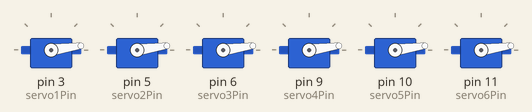
Recording of a sketch running on a simulated Arduino Uno, built with avr-gcc and run on an emulated ATmega328P. On the bench: 6 × servo. At 6.1 s the program stops and its outputs stay as they are.

Above: at 0.65 s.
At 1.27 s:
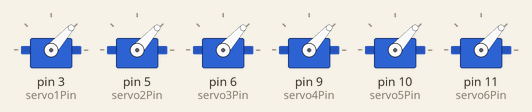
At 2.19 s:
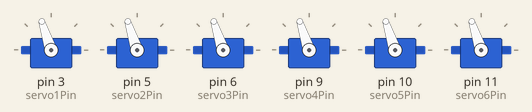
At 2.81 s:
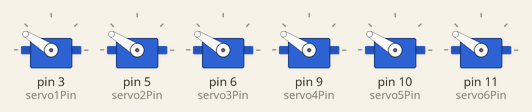
At 3.42 s:
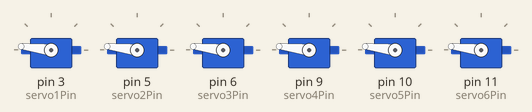
At 6.1 s:
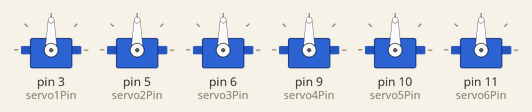
Timing chart, 0 to 7.6 s (numbered marks = the images above):
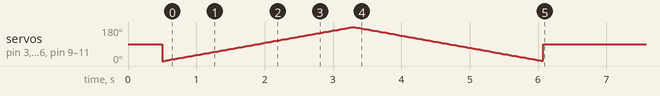

The sketch:

arduino_6_servo_motors1.ino
```cpp
// C++ code
//
#include <Servo.h>

// Create 6 Servo objects
Servo servo1;
Servo servo2;
Servo servo3;
Servo servo4;
Servo servo5;
Servo servo6;

// Define the pins for each servo
const int servo1Pin = 3;
const int servo2Pin = 5;
const int servo3Pin = 6;
const int servo4Pin = 9;
const int servo5Pin = 10;
const int servo6Pin = 11;

void setup() {

  servo1.attach(servo1Pin);
  servo2.attach(servo2Pin);
  servo3.attach(servo3Pin);
  servo4.attach(servo4Pin);
  servo5.attach(servo5Pin);
  servo6.attach(servo6Pin);


  servo1.write(90);
  servo2.write(90);
  servo3.write(90);
  servo4.write(90);
  servo5.write(90);
  servo6.write(90);
  delay(500);
}

void loop() {
  // --- Part 1: Sweep for 2 seconds ---
  unsigned long startTime = millis();

  while (millis() - startTime < 2000) {
    for (int pos = 0; pos <= 180; pos += 1) {
      servo1.write(pos);
      servo2.write(pos);
      servo3.write(pos);
      servo4.write(pos);
      servo5.write(pos);
      servo6.write(pos);
      delay(15);
    }
    for (int pos = 180; pos >= 0; pos -= 1) {
      servo1.write(pos);
      servo2.write(pos);
      servo3.write(pos);
      servo4.write(pos);
      servo5.write(pos);
      servo6.write(pos);
      delay(15);
    }
  }

  // --- Part 2: Hold all motors at 90 degrees ---
  servo1.write(90);
  servo2.write(90);
  servo3.write(90);
  servo4.write(90);
  servo5.write(90);
  servo6.write(90);


  while (true) {

  }
}
```
